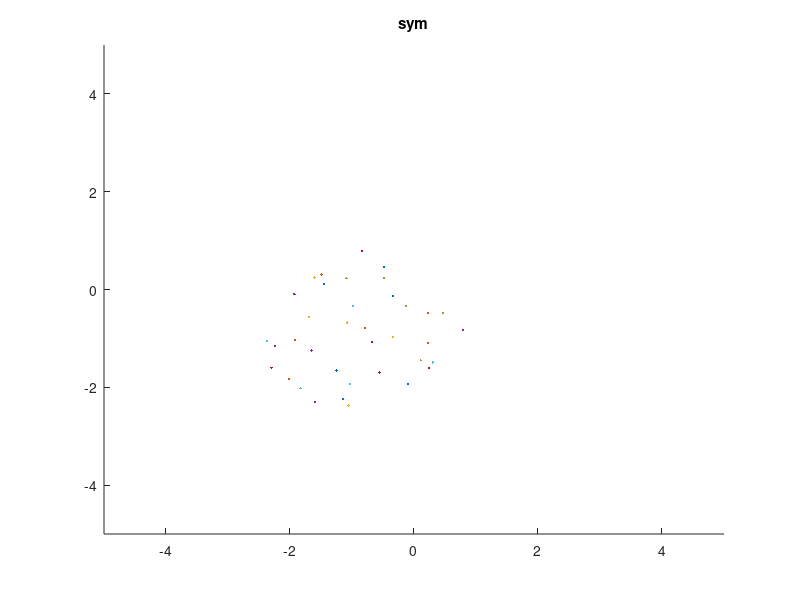
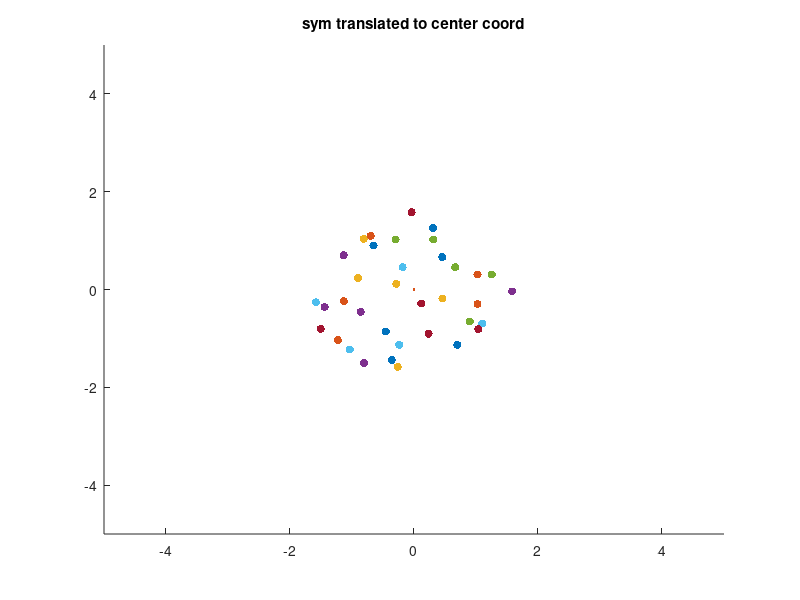
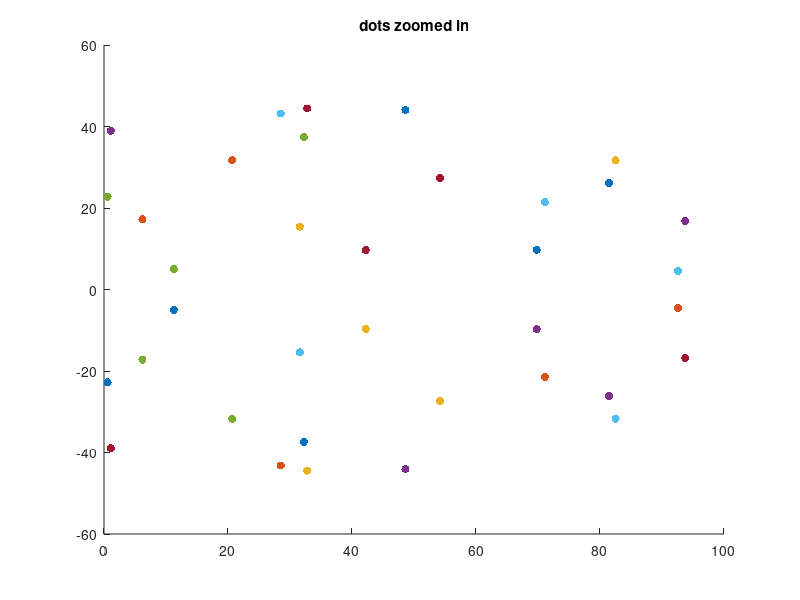

Reproduce these figures in MATLAB, in order.
close all 
clear all
%%
rect= [ 0 0 34 34];
    refOri=deg2rad(135);

dotDiameter = 0.1; % in degrees
compartmentSize = 0.16; % in degrees
jitterSize = 0.04; % in degrees
numDots = 18;

% calculate positions for one side of symmetric pattern
cols = setdiff(1:9, 9); % exclude middle column
rows = randperm(18, numDots);
numDotsPerCol = [3 3 2 2 2 2 2 2];
numDotsPerCol = numDotsPerCol(randperm(8));
dotPositions = zeros(18, 9);
for c = 1:length(cols)
    colIdx = cols(c);
    colRows = find(dotPositions(:, colIdx));
    if length(colRows) < numDotsPerCol(c)
        % place dots in empty rows
        emptyRows = setdiff(1:18, colRows);
        newRows = emptyRows(randperm(length(emptyRows), numDotsPerCol(c)-length(colRows)));
        dotPositions(newRows, colIdx) = 1;
    end
end
rowIdx = find(dotPositions);
rowIdx = rowIdx(randperm(length(rowIdx)));
dotPositions(rowIdx(1:18)) = rows;

% jitter dot positions
[x, y] = meshgrid((0:17)*compartmentSize, (0:17)*compartmentSize);

 x=x(:,2:end);
 y=y(:,2:end);

x=x(dotPositions~=0);
y=y(dotPositions~=0);
x = x + (rand(size(x))-0.5)*jitterSize*2;
y = y + (rand(size(y))-0.5)*jitterSize*2;
%dotX = x(dotPositions~=0);
%dotY = y(dotPositions~=0);

dotX = x;
dotY = y;


% generate symmetric pattern by mirroring
%dotX = [dotX; 2*compartmentSize - dotX];
dotX = [dotX; - dotX];
dotY = [dotY; dotY];

% apply orientation offset of 45 degrees
theta = refOri;
rotationMatrix = [cos(theta) -sin(theta); sin(theta) cos(theta)];
rotcompens=(90-mod(rad2deg(theta), 90))/100;
dotPositions = rotationMatrix * [dotX'; dotY'];

dotX = dotPositions(1,:)';
dotY = dotPositions(2,:)';
% dotX=dotX(2:end)
% dotY=dotY(2:end)

Xc=(max(dotX)+min(dotX))/2;
Yc=(max(dotY)+min(dotY))/2;

newXc=rotcompens*Xc;
newYc=1-rotcompens*Yc;

Xr =  (dotX)*cos(theta) + (dotY)*sin(theta) + Xc;
Yr = -(dotX)*sin(theta) + (dotY)*cos(theta) + Yc;

% convert positions to pixels
dotXpix = dotX * rect(3);
dotYpix = dotY * rect(4);

% plot dots
dotColor = [1 1 1];
dotSizePix = round(dotDiameter * rect(4));
% figure
% for i = 1:length(dotX)
% %    Screen('DrawDots', win, [dotX(i) dotY(i)], dotSizePix, dotColor, [], 1);
%     scatter(dotX(i), dotY(i), dotSizePix,'filled', 'r');
%     hold on
% end
% hold on
%     scatter(Xc, Xc, dotSizePix,'filled', 'y');

figure
for i = 1:length(dotX)
%    Screen('DrawDots', win, [dotX(i) dotY(i)], dotSizePix, dotColor, [], 1);
    scatter(dotX(i), dotY(i), dotSizePix,'filled', 'w');
    hold on
end
set(gca,'color',[0.5 0.5 0.5])
xlim([-5 5])
ylim([-5 5])
title('sym')
hold on
    scatter(Xc, Yc, dotSizePix,'filled', 'r');

print('symmetric_dots', '-dpng', '-r300'); %<-Save as PNG with 300 DPI

figure
for i = 1:length(dotX)
%    Screen('DrawDots', win, [dotX(i) dotY(i)], dotSizePix, dotColor, [], 1);
    scatter(dotX(i)-Xc, dotY(i)-Yc, 35,'filled', 'w');
    hold on
end
set(gca,'color',[0.5 0.5 0.5])
xlim([-5 5])
ylim([-5 5])
title('sym translated to center coord')
hold on
    scatter(0, 0, dotSizePix,'filled', 'r');

print('symmetric_dots_transf', '-dpng', '-r300'); %<-Save as PNG with 300 DPI

% 
% figure
% for i = 1:length(dotX)
% %    Screen('DrawDots', win, [dotX(i) dotY(i)], dotSizePix, dotColor, [], 1);
%     scatter(Xr(i), Yr(i), 35,'filled', 'w');
%     hold on
% end
% set(gca,'color',[0.5 0.5 0.5])
% xlim([-5 5])
% ylim([-5 5])

%% figure 2: comparisons


% apply orientation offset of 45 degrees
theta = refOri+deg2rad(0);
rotationMatrix = [cos(theta) -sin(theta); sin(theta) cos(theta)];
dotPositions = rotationMatrix * [dotX'; dotY'];
dotX = dotPositions(1,:)';
dotY = dotPositions(2,:)';
% dotX=dotX(2:end)
% dotY=dotY(2:end)
% convert positions to pixels
dotX = dotX * rect(3);
dotY = dotY * rect(4);

% plot dots
dotColor = [1 1 1];
dotSizePix = round(dotDiameter * rect(4));
% figure
% for i = 1:length(dotX)
% %    Screen('DrawDots', win, [dotX(i) dotY(i)], dotSizePix, dotColor, [], 1);
%     scatter(dotX(i), dotY(i), dotSizePix,'filled', 'r');
%     hold on
% end


figure
for i = 1:length(dotX)
%    Screen('DrawDots', win, [dotX(i) dotY(i)], dotSizePix, dotColor, [], 1);
    scatter(dotX(i), dotY(i), 35,'filled', 'w');
    hold on
    title ('dots zoomed in')
end
set(gca,'color',[0.5 0.5 0.5])
